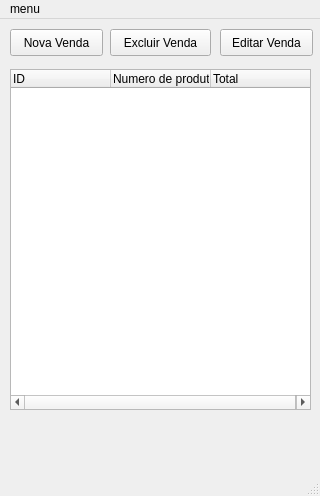
<?xml version="1.0" encoding="UTF-8"?>
<ui version="4.0">
 <class>MainWindow</class>
 <widget class="QMainWindow" name="MainWindow">
  <property name="geometry">
   <rect>
    <x>0</x>
    <y>0</y>
    <width>320</width>
    <height>496</height>
   </rect>
  </property>
  <property name="windowTitle">
   <string>MainWindow</string>
  </property>
  <widget class="QWidget" name="centralwidget">
   <widget class="QPushButton" name="pushButton">
    <property name="geometry">
     <rect>
      <x>10</x>
      <y>10</y>
      <width>93</width>
      <height>27</height>
     </rect>
    </property>
    <property name="text">
     <string>Nova Venda</string>
    </property>
   </widget>
   <widget class="QPushButton" name="pushButton_2">
    <property name="geometry">
     <rect>
      <x>220</x>
      <y>10</y>
      <width>93</width>
      <height>27</height>
     </rect>
    </property>
    <property name="text">
     <string>Editar Venda</string>
    </property>
   </widget>
   <widget class="QPushButton" name="pushButton_3">
    <property name="geometry">
     <rect>
      <x>110</x>
      <y>10</y>
      <width>101</width>
      <height>27</height>
     </rect>
    </property>
    <property name="text">
     <string>Excluir Venda</string>
    </property>
   </widget>
   <widget class="QTreeWidget" name="treeWidget">
    <property name="geometry">
     <rect>
      <x>10</x>
      <y>50</y>
      <width>301</width>
      <height>341</height>
     </rect>
    </property>
    <column>
     <property name="text">
      <string>ID</string>
     </property>
    </column>
    <column>
     <property name="text">
      <string>Numero de produtos</string>
     </property>
     <property name="font">
      <font>
       <strikeout>false</strikeout>
      </font>
     </property>
    </column>
    <column>
     <property name="text">
      <string>Total</string>
     </property>
    </column>
   </widget>
  </widget>
  <widget class="QMenuBar" name="menubar">
   <property name="geometry">
    <rect>
     <x>0</x>
     <y>0</y>
     <width>320</width>
     <height>23</height>
    </rect>
   </property>
   <widget class="QMenu" name="menuMenu">
    <property name="title">
     <string>menu</string>
    </property>
    <addaction name="actionNova_Venda"/>
    <addaction name="actionExcluir_Venda"/>
    <addaction name="actionEditar_Venda"/>
   </widget>
   <addaction name="menuMenu"/>
  </widget>
  <widget class="QStatusBar" name="statusbar"/>
  <action name="actionNova_Venda">
   <property name="text">
    <string>Nova Venda</string>
   </property>
  </action>
  <action name="actionExcluir_Venda">
   <property name="text">
    <string>Excluir Venda</string>
   </property>
  </action>
  <action name="actionEditar_Venda">
   <property name="text">
    <string>Editar Venda</string>
   </property>
  </action>
 </widget>
 <resources/>
 <connections/>
</ui>
